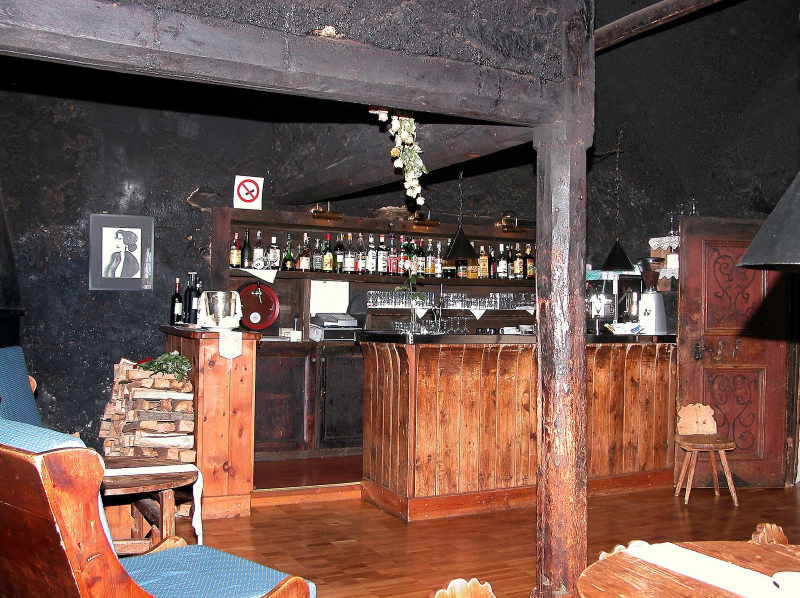
#> input picture dataset_tables_interieurs_400/images/table_interieur_0009_bar_interieur.jpg, 1600 x 1196 px (shown at 1/2 size)
$ python collect_indoor_tables_400.py
#> lines starting #> are read from the running program, lines starting #| are printed output that depends on the picture
"""Collect 400 licensed indoor restaurant, cafe, and bar table photos from Commons.

Only Wikimedia Commons files with CC BY, CC BY-SA, CC0, or public-domain
licensing are considered. The script records attribution and rejects exact and
near-duplicate files against all images already present in this project.
"""

from __future__ import annotations

import csv
import hashlib
import html
import re
import sys
import time
from collections import deque
from datetime import datetime, timezone
from pathlib import Path

import cv2
import numpy as np
import requests
from PIL import Image


PROJECT_ROOT = Path(__file__).resolve().parents[2]
OUTPUT_ROOT = PROJECT_ROOT / "dataset_tables_interieurs_400"
STAGING_DIR = OUTPUT_ROOT / ".staging"
IMAGE_DIR = OUTPUT_ROOT / "images"
MANIFEST_PATH = OUTPUT_ROOT / "dataset_metadata.csv"
README_PATH = OUTPUT_ROOT / "README.md"
TARGET_TOTAL = 400
PHASH_THRESHOLD = 4
MAX_SIDE = 1600
USER_AGENT = "FOHTableDetectionIndoorCollection/1.0 (Wikimedia Commons reuse with source attribution)"


QUERIES: dict[str, dict[str, object]] = {
    "restaurant_interieur": {
        "target": 155,
        "roots": [
            ("Category:Interiors of restaurants", True, False),
            ("Category:Restaurant tables", False, True),
            ("Category:Dining rooms in restaurants", True, False),
            ("Category:Interiors of eating establishments", True, False),
        ],
    },
    "cafe_interieur": {
        "target": 142,
        "roots": [
            ("Category:Interiors of cafés", True, False),
            ("Category:Round tables in cafés", False, True),
            ("Category:Cafés", False, False),
        ],
    },
    "bar_interieur": {
        "target": 103,
        "roots": [
            ("Category:Interiors of bars", True, False),
            ("Category:Pub tables", False, True),
        ],
    },
}


OUTDOOR_RE = re.compile(
    r"\b(outdoors?|outside|terrace|terrasse|patio|street|sidewalk|garden|beach|"
    r"open[ -]air|market|plaza|park|courtyard|veranda|deck|waterfront|promenade|"
    r"rooftop|roof[ -]top|seaside|outdoor dining|pavement|pier)\b",
    re.IGNORECASE,
)
SKIP_CATEGORY_RE = re.compile(
    r"\b(kitchens?|bathrooms?|lighting|chandeliers?|furniture|people|portraits?|"
    r"art|paintings?|drawings?|logos?|refrigerators?|serving carts?|menus?|food|"
    r"counters?|cash registers?|architecture|construction|demolition|plans?|"
    r"television|tv sets?|fish tanks?|aquariums?|bookcases?|bookshelves?|bookstores?|"
    r"libraries|computer labs?|arcades?|gaming|classrooms?)\b",
    re.IGNORECASE,
)
BAD_CONTENT_RE = re.compile(
    r"\b(aquariums?|fish tanks?|television sets?|arcades?|video games?|bookstores?|"
    r"bookshops?|bookshelves?|bookcases?|libraries|computer labs?|restaurant kitchens?|"
    r"conference rooms?|classrooms?|museum galleries|paintings?|engravings?|mannequins?)\b",
    re.IGNORECASE,
)
INDOOR_RE = re.compile(
    r"\b(interiors?|inside|indoors?|room|dining room|dining hall|cafeteria|canteen|"
    r"interior view|banquet hall)\b",
    re.IGNORECASE,
)
TABLE_RE = re.compile(r"\b(tables?|tabletop|chairs?|seating|booths?|dining)\b", re.IGNORECASE)
VENUE_PATTERNS = {
    "restaurant_interieur": re.compile(
        r"\b(restaurant|bistro|diner|eatery|cafeteria|canteen|food hall|pizzeria|trattoria)\b",
        re.IGNORECASE,
    ),
    "cafe_interieur": re.compile(
        r"\b(cafe|café|coffee ?shop|coffee ?house|bakery|tea room)\b", re.IGNORECASE
    ),
    "bar_interieur": re.compile(
        r"\b(bar|pub|tavern|brewpub|wine bar|beer hall|nightclub)\b", re.IGNORECASE
    ),
}


def clean_markup(value: str) -> str:
    value = re.sub(r"<[^>]+>", " ", value or "")
    return re.sub(r"\s+", " ", html.unescape(value)).strip()


# [7 lines left out: function allowed_license, not called in this run]


def sha256(path: Path) -> str:
    digest = hashlib.sha256()
    with path.open("rb") as stream:
        for chunk in iter(lambda: stream.read(1024 * 1024), b""):
            digest.update(chunk)
    return digest.hexdigest()


def perceptual_hash(image_path: Path) -> int:
    image = cv2.imread(str(image_path), cv2.IMREAD_GRAYSCALE)
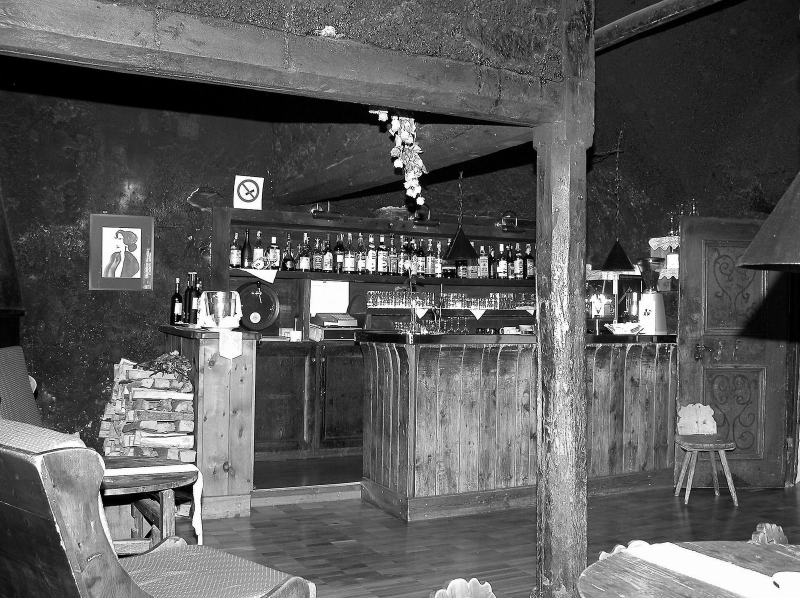
#> image: shape (1196, 1600) (shown at 1/2 size); min 0, max 255, mean 91.6
    if image is None:
        raise ValueError(f"Image illisible : {image_path}")
    resized = cv2.resize(image, (32, 32), interpolation=cv2.INTER_AREA)
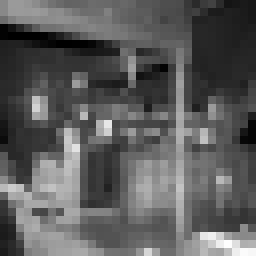
#> resized: shape (32, 32) (shown 8 times larger); min 0, max 253, mean 91.7
    coefficients = cv2.dct(np.float32(resized) / 255.0)[:8, :8].flatten()
#> coefficients = 64 values, max 11.5 at index 0, min -2.63 at index 8, mean 0.219
    median = float(np.median(coefficients[1:]))
#> median = -0.0053
    result = 0
    for coefficient in coefficients:
        result = (result << 1) | int(coefficient > median)
#> this loop made 64 passes
#> (coefficient, result) on passes 1 to 12: (11.5, 1), (0.381, 3), (-1, 6), (0.24, 13), (-1.36, 26), (-0.783, 52), (-0.352, 104), (-0.0498, 208), (-2.63, 416), (0.718, 833), (-0.782, 1666), (0.118, 3333)
#> after the loop, result = 15014694202866458966
    return result


def existing_hashes() -> tuple[set[str], list[int]]:
    exact: set[str] = set()
    perceptual: list[int] = []
    suffixes = {".jpg", ".jpeg", ".png", ".webp", ".bmp", ".tif", ".tiff"}
    output_resolved = OUTPUT_ROOT.resolve()
    paths = sorted(
        p for p in PROJECT_ROOT.rglob("*")
        if p.is_file() and p.suffix.lower() in suffixes
        and not p.resolve().is_relative_to(output_resolved)
    )
    if IMAGE_DIR.exists():
        paths.extend(sorted(p for p in IMAGE_DIR.iterdir() if p.is_file() and p.suffix.lower() in suffixes))
    print(f"Comparaison avec {len(paths)} images déjà présentes dans le projet…", flush=True)
    for index, path in enumerate(paths, 1):
        try:
            exact.add(sha256(path))
            perceptual.append(perceptual_hash(path))
        except Exception as error:
            print(f"Image existante ignorée ({path.name}) : {error}", flush=True)
        if index % 300 == 0:
            print(f"  {index}/{len(paths)} images comparées", flush=True)
#> pass 2 of the loop in existing_hashes, `for index, path in enumerate(paths, 1):`:
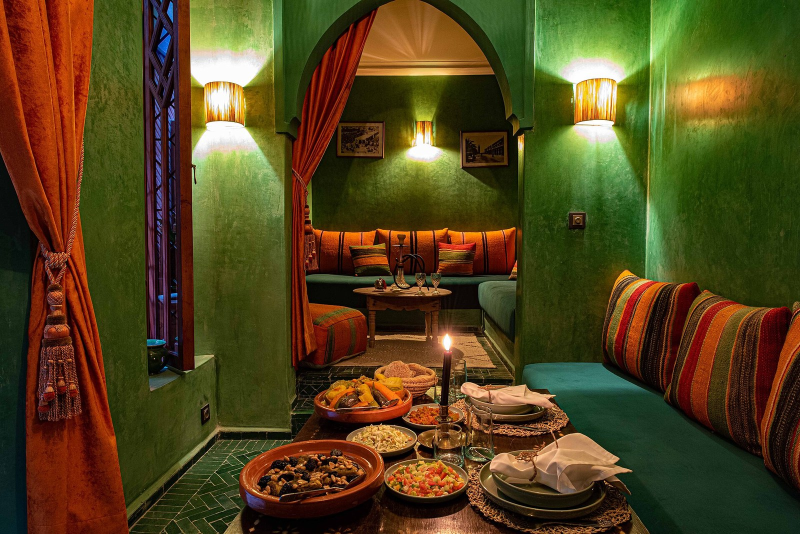
#> input picture dataset_tables_interieurs_400/images/table_interieur_0016_restaurant_interieur.jpg, 1600 x 1068 px (shown at 1/2 size)
#> in perceptual_hash (call 2), `image = cv2.imread(str(image_path), cv2.IMREAD_GRAYSCALE)`:
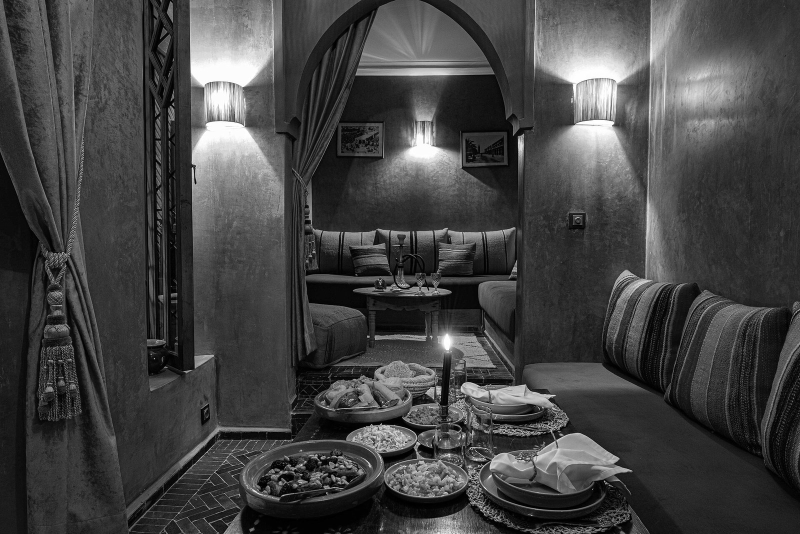
#> image: shape (1068, 1600) (shown at 1/2 size); min 0, max 255, mean 67.6
#> in perceptual_hash (call 2), `resized = cv2.resize(image, (32, 32), interpolation=cv2.INTER_AREA)`:
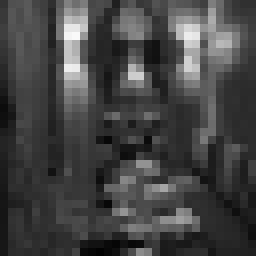
#> resized: shape (32, 32) (shown 8 times larger); min 2, max 249, mean 67.6
#> coefficients = 64 values, max 8.48 at index 0, min -1.23 at index 4, mean 0.15
#> median = 0.0408
#> the loop in perceptual_hash (call 2), `for coefficient in coefficients:` made 64 passes
#> (coefficient, result) on passes 1 to 8: (8.48, 1), (-0.379, 2), (-0.699, 4), (0.115, 9), (-1.23, 18), (0.0627, 37), (-0.234, 74), (0.834, 149)
#> after the loop in perceptual_hash (call 2), `for coefficient in coefficients:`: result = 10783187174269012310
    return exact, perceptual


# [33 lines left out: function commons_search, not called in this run]


def commons_category_members(
    session: requests.Session, category_title: str
) -> tuple[list[dict[str, object]], list[str]]:
    endpoint = "https://commons.wikimedia.org/w/api.php"
    params: dict[str, str | int] = {
        "action": "query",
        "maxlag": 5,
        "generator": "categorymembers",
        "gcmtitle": category_title,
        "gcmtype": "file|subcat",
        "gcmlimit": 500,
        "prop": "imageinfo",
        "iiprop": "url|size|extmetadata",
        "iiurlwidth": MAX_SIDE,
        "format": "json",
    }
    files: list[dict[str, object]] = []
    subcategories: list[str] = []
    continuation: dict[str, str] = {}
    while True:
        payload = None
        for attempt in range(5):
            response = session.get(endpoint, params={**params, **continuation}, timeout=30)
            if response.status_code in (429, 503):
                retry_after = response.headers.get("Retry-After", "")
                try:
                    delay = max(5.0, float(retry_after))
                except ValueError:
                    delay = min(60.0, 5.0 * (2**attempt))
                print(f"Commons ralentit les requêtes; reprise dans {delay:g} s…", flush=True)
                time.sleep(delay)
                continue
            response.raise_for_status()
            payload = response.json()
            break
        if payload is None:
            break
        for page in payload.get("query", {}).get("pages", {}).values():
            if int(page.get("ns", -1)) == 14:
                subcategories.append(str(page.get("title", "")))
            elif int(page.get("ns", -1)) == 6:
                files.append(page)
        continuation = payload.get("continue", {})
        if not continuation:
            break
    return files, subcategories


# [96 lines left out: functions infer_category, candidate_record, download_image, not called in this run]


def main() -> int:
    OUTPUT_ROOT.mkdir(parents=True, exist_ok=True)
    STAGING_DIR.mkdir(parents=True, exist_ok=True)
    prior_records: list[dict[str, str]] = []
    if MANIFEST_PATH.exists():
        with MANIFEST_PATH.open("r", encoding="utf-8-sig", newline="") as stream:
            prior_records = list(csv.DictReader(stream))
        if not prior_records and IMAGE_DIR.exists() and any(IMAGE_DIR.iterdir()):
            print("Manifeste vide alors que des images existent; je n'écrase rien.", file=sys.stderr)
            return 2
    prior_counts = {category: 0 for category in QUERIES}
    for row in prior_records:
        if row.get("category") in prior_counts:
            prior_counts[row["category"]] += 1
    if len(prior_records) >= TARGET_TOTAL:
        print(f"La collection contient déjà {len(prior_records)} lignes de manifeste.")
        return 0
    needed_total = TARGET_TOTAL - len(prior_records)
    exact_hashes, perceptual_hashes = existing_hashes()
#> exact_hashes = 2 items; perceptual_hashes = [15014694202866458966, 10783187174269012310]
    session = requests.Session()
    session.headers.update({"User-Agent": USER_AGENT})

    candidates: dict[str, list[dict[str, str]]] = {key: [] for key in QUERIES}
    seen_page_ids: dict[str, set[str]] = {
        key: {row.get("page_id", "") for row in prior_records if row.get("category") == key}
        for key in QUERIES
    }
    excluded_path = OUTPUT_ROOT / "review_excluded.csv"
    excluded_ids: set[str] = set()
    if excluded_path.exists():
        with excluded_path.open("r", encoding="utf-8-sig", newline="") as stream:
            excluded_ids = {row.get("page_id", "") for row in csv.DictReader(stream)}
    seen_categories: dict[str, set[str]] = {key: set() for key in QUERIES}
    category_budget = {"restaurant_interieur": 180, "cafe_interieur": 120, "bar_interieur": 120}
    print("Recherche dans les catégories Wikimedia Commons d’intérieurs et de tables…", flush=True)
    for category, config in QUERIES.items():
        queue = deque((title, indoor, tables, 0) for title, indoor, tables in config["roots"])
        needed_category = max(0, int(config["target"]) - prior_counts[category])
        while queue and len(candidates[category]) < needed_category * 2 and len(seen_categories[category]) < category_budget[category]:
            category_title, category_is_indoor, category_is_tables, depth = queue.popleft()
            if category_title in seen_categories[category]:
                continue
            seen_categories[category].add(category_title)
            short_category_name = category_title.removeprefix("Category:")
            if SKIP_CATEGORY_RE.search(short_category_name):
                continue
            try:
                pages, subcategories = commons_category_members(session, category_title)
            except Exception as error:
                print(f"Catégorie Commons ignorée — {category_title}: {error}", flush=True)
                continue
            added = 0
            for page in pages:
                info = (page.get("imageinfo") or [{}])[0]
                metadata = info.get("extmetadata", {})
                page_title = str(page.get("title", "")).removeprefix("File:")
                page_description = clean_markup(metadata.get("ImageDescription", {}).get("value", ""))
                assigned_category = infer_category(category, category_title, page_title, page_description)
                if str(page.get("pageid", "")) in excluded_ids:
                    continue
                record = candidate_record(
                    assigned_category,
                    page,
                    category_title,
                    category_is_indoor,
                    category_is_tables,
                )
                if not record or record["page_id"] in seen_page_ids[assigned_category]:
                    continue
                seen_page_ids[assigned_category].add(record["page_id"])
                candidates[assigned_category].append(record)
                added += 1
            if added:
                print(f"{category}: +{added} candidats ({category_title})", flush=True)
            if depth < 4:
                for subcategory in subcategories:
                    child_name = subcategory.removeprefix("Category:")
                    if SKIP_CATEGORY_RE.search(child_name):
                        continue
                    child_inside = category_is_indoor or bool(INDOOR_RE.search(child_name))
                    child_tables = category_is_tables or bool(re.search(r"\btables?\b", child_name, re.I))
                    # Only descend category paths that can establish the indoor venue or table context.
                    if child_inside or child_tables:
                        queue.append((subcategory, child_inside, child_tables, depth + 1))
            time.sleep(1.5)
        print(
            f"Recherche {category} terminée: {len(candidates[category])} candidats depuis "
            f"{len(seen_categories[category])} catégories.",
            flush=True,
        )

    for category, records in candidates.items():
        records.sort(key=lambda item: (item["title"].casefold(), item["source_url"]))
    print("\nDébut du téléchargement avec contrôle SHA-256 et pHash…", flush=True)

    accepted: list[dict[str, str]] = []
    category_counts = {category: 0 for category in QUERIES}
    category_targets = {category: max(0, int(config["target"]) - prior_counts[category]) for category, config in QUERIES.items()}
    indices = []
    for path in (IMAGE_DIR.glob("table_interieur_*.jpg") if IMAGE_DIR.exists() else []):
        match = re.search(r"table_interieur_(\d+)_", path.name)
        if match:
            indices.append(int(match.group(1)))
    next_index = max(indices, default=0) + 1
    # Interleave categories so all three venue types are represented throughout.
    queues = {category: iter(records) for category, records in candidates.items()}
    stalled_rounds = 0
    while len(accepted) < needed_total and stalled_rounds < 2:
        made_progress = False
        for category, config in QUERIES.items():
            if category_counts[category] >= category_targets[category]:
                continue
            while True:
                record = next(queues[category], None)
                if record is None:
                    break
                filename = f"table_interieur_{next_index:04d}_{category}.jpg"
                staging_path = STAGING_DIR / filename
                try:
                    result = download_image(session, record, staging_path)
                except Exception:
                    result = None
                if not result:
                    continue
                digest, width, height = result
                if digest in exact_hashes:
                    staging_path.unlink(missing_ok=True)
                    continue
                phash = perceptual_hash(staging_path)
                if any((phash ^ previous).bit_count() <= PHASH_THRESHOLD for previous in perceptual_hashes):
                    staging_path.unlink(missing_ok=True)
                    continue
                exact_hashes.add(digest)
                perceptual_hashes.append(phash)
                record.update({
                    "filename": filename,
                    "sha256": digest,
                    "phash64": f"{phash:016x}",
                    "width": str(width),
                    "height": str(height),
                    "filesize_kb": str(staging_path.stat().st_size // 1024),
                    "collected_utc": datetime.now(timezone.utc).strftime("%Y-%m-%dT%H:%M:%SZ"),
                })
                accepted.append(record)
                category_counts[category] += 1
                next_index += 1
                made_progress = True
                if len(accepted) % 20 == 0 or len(accepted) == needed_total:
                    print(f"{len(prior_records) + len(accepted)}/{TARGET_TOTAL} — {category_counts}", flush=True)
                break
        if made_progress:
            stalled_rounds = 0
        else:
            stalled_rounds += 1

    total_records = prior_records + accepted
    total_counts = {category: prior_counts[category] + category_counts[category] for category in QUERIES}
    print(f"\nImages uniques acceptées: {len(total_records)}/{TARGET_TOTAL}; répartition: {total_counts}", flush=True)
    fields = [
        "id", "filename", "category", "title", "description", "author", "license", "license_url",
        "source_url", "image_url", "source_category", "width_original", "height_original", "width", "height",
        "filesize_kb", "sha256", "phash64", "page_id", "collected_utc", "interior_evidence", "table_evidence",
    ]
    next_id = max((int(row.get("id", "IMG_0000").split("_")[-1]) for row in prior_records), default=0) + 1
    for index, record in enumerate(accepted, next_id):
        record["id"] = f"IMG_{index:04d}"
    with MANIFEST_PATH.open("w", encoding="utf-8-sig", newline="") as stream:
        writer = csv.DictWriter(stream, fieldnames=fields)
        writer.writeheader()
        writer.writerows(total_records)
    IMAGE_DIR.mkdir(parents=True, exist_ok=True)
    for record in accepted:
        (STAGING_DIR / record["filename"]).replace(IMAGE_DIR / record["filename"])
    if len(total_records) != TARGET_TOTAL:
        print(
            f"Progression enregistrée : {len(total_records)}/{TARGET_TOTAL}; les sources sont conservées dans le manifeste.",
            file=sys.stderr,
        )
        return 1
    STAGING_DIR.rmdir()

    license_counts: dict[str, int] = {}
    for record in total_records:
        license_counts[record["license"]] = license_counts.get(record["license"], 0) + 1
    readme = f"""# 400 photos d’intérieurs de restaurants, cafés et bars

Cette collection contient 400 images téléchargées depuis Wikimedia Commons. Les critères de collecte exigent une mention d’intérieur / salle, une mention de table ou d’assise et un établissement de restauration dans le titre ou la description. Les fichiers mentionnant terrasse, patio, rue, jardin, plage ou autre lieu extérieur sont écartés.

## Répartition

| Type d’intérieur | Images |
| --- | ---: |
| Restaurants | {total_counts['restaurant_interieur']} |
| Cafés | {total_counts['cafe_interieur']} |
| Bars | {total_counts['bar_interieur']} |
| **Total** | **{len(total_records)}** |

Fichiers JPEG, maximum {MAX_SIDE} px sur le plus grand côté. Les fichiers sont dédoublonnés par SHA-256 et pHash (seuil de distance de Hamming ≤ {PHASH_THRESHOLD}) contre toutes les images déjà présentes dans le projet.

Les licences acceptées sont CC BY, CC BY-SA, CC0 et domaine public. Chaque ligne de `dataset_metadata.csv` conserve l’auteur, la licence, l’URL de la page source, le lien de téléchargement, les dimensions, les empreintes et les indices textuels ayant motivé la sélection. L’attribution de chaque fichier demeure requise lorsque sa licence l’impose; les fichiers n’ont pas reçu d’annotation YOLO.

## Répartition des licences

""" + "\n".join(f"- {name}: {count}" for name, count in sorted(license_counts.items())) + "\n"
    README_PATH.write_text(readme, encoding="utf-8")
    print(f"Terminé : {IMAGE_DIR} et {MANIFEST_PATH}", flush=True)
    return 0


if __name__ == "__main__":
#> (the run stopped early here; a loop or call above may not have finished)
